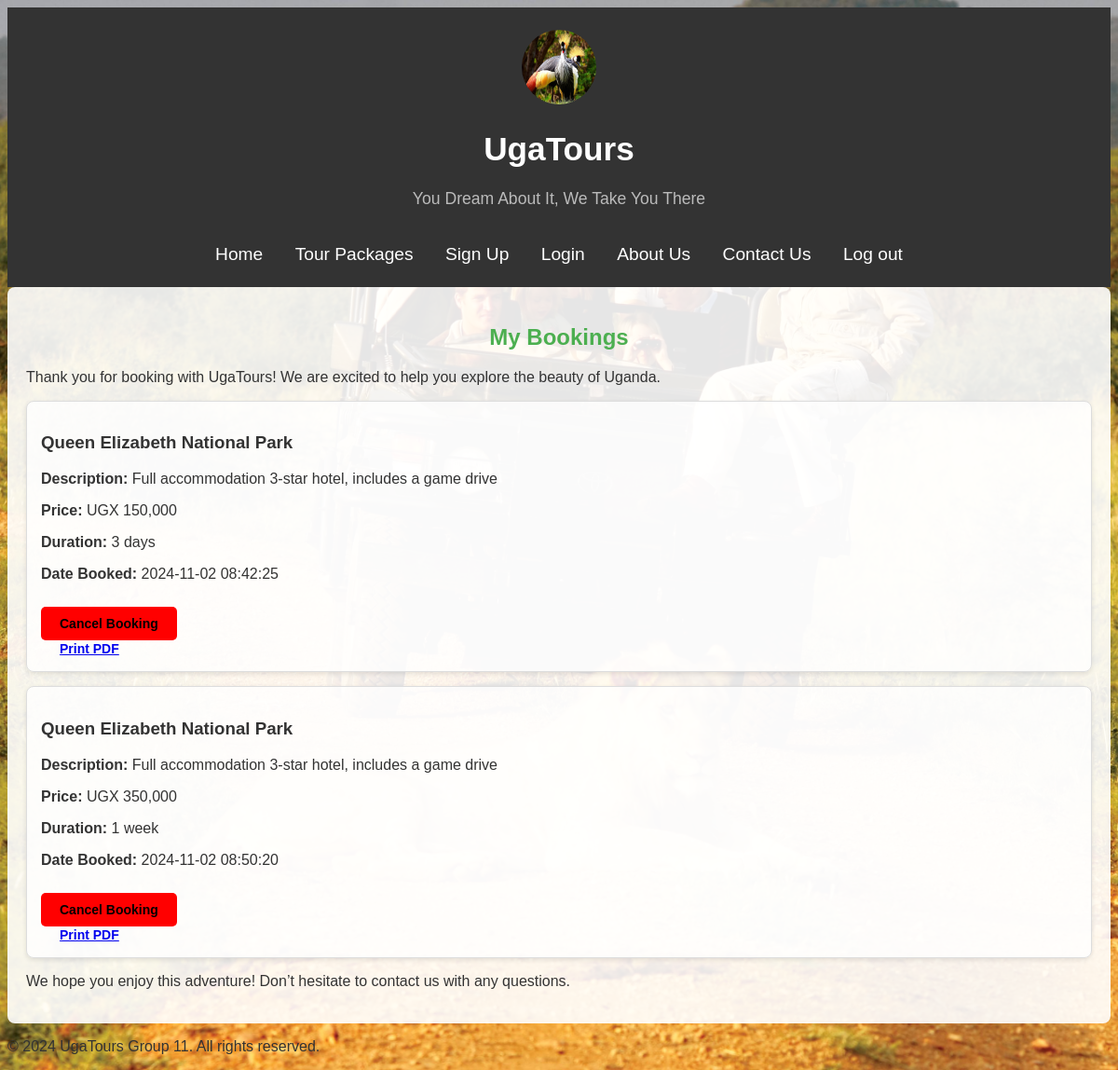
The app's page /MyBookings.php (signed in) with its own data.
### tables this page shows
CREATE TABLE `bookings` (
  `booking_id` int(11) NOT NULL,
  `tour_id` int(11) DEFAULT NULL,
  `user_email` varchar(100) DEFAULT NULL,
  `booking_date` timestamp NOT NULL DEFAULT current_timestamp(),
  `user_id` int(11) DEFAULT NULL
);

CREATE TABLE `tours` (
  `tour_id` int(11) NOT NULL,
  `name` varchar(100) NOT NULL,
  `description` text DEFAULT NULL,
  `price` decimal(10,2) NOT NULL,
  `duration` varchar(50) NOT NULL,
  `category` varchar(50) NOT NULL
);

### MyBookings.php (the view, shortened to what this page needs)
<?php
include_once "db_connection.php";
$user_id = $_SESSION['user_id'];
$sql = "SELECT b.booking_id, b.booking_date, t.name, t.description, t.price, t.duration
        FROM bookings b
        JOIN tours t ON b.tour_id = t.tour_id
        WHERE b.user_id = ?";
$stmt = $conn->prepare($sql);
$stmt->bind_param("i", $user_id);
$stmt->execute();
$result = $stmt->get_result();
?>
<!DOCTYPE html>
<html lang="en">
<head>
    <link rel="stylesheet" href="mybookings.css">
</head>
<body>
<?php include_once "nav.php"; ?>
<main class="container">
    <section class="bookings-section">
        <h2>My Bookings</h2>
        <p>Thank you for booking with UgaTours! We are excited to help you explore the beauty of Uganda.</p>
        <?php if ($result->num_rows > 0): ?>
            <div class="bookings-list">
                <?php while ($row = $result->fetch_assoc()): ?>
                    <div class="booking-card">
    <h3><?php echo htmlspecialchars($row['name']); ?></h3>
    <p><strong>Description:</strong> <?php echo htmlspecialchars($row['description']); ?></p>
    <p><strong>Price:</strong> UGX <?php echo number_format($row['price']); ?></p>
    <p><strong>Duration:</strong> <?php echo htmlspecialchars($row['duration']); ?></p>
    <p><strong>Date Booked:</strong> <?php echo htmlspecialchars($row['booking_date']); ?></p>
    <form action="cancel_booking.php" method="post" onsubmit="return confirm('Are you sure you want to cancel this booking?');">
    <button type="submit" class="cancel-button">Cancel Booking</button>
</form>
    <a href="generate_pdf.php?booking_id=<?php echo $row['booking_id']; ?>" class="print-button" target="_blank">Print PDF</a>
</div>
                <?php endwhile; ?>
            </div>
            <p class="thank-you-message">We hope you enjoy this adventure! Don’t hesitate to contact us with any questions.</p>
        <?php else: ?>
            <p class="no-bookings">You haven’t booked any tours yet. Check out our <a href="tour-packages.php">Tour Packages</a> and start exploring Uganda!</p>
        <?php endif; ?>
    </section>
</main>
<footer>
    <p>&copy; 2024 UgaTours Group 11. All rights reserved.</p>
</footer>
</body>
</html>

### mybookings.css (style rules this page uses)
body { background: url('./photos/Wildlife-Tours-in-Uganda-a-lifetime-experience.jpg') no-repeat center center fixed; background-size: cover; font-family: Arial, sans-serif; color: #333; }
.container { max-width: 1200px; margin: auto; padding: 20px; background-color: rgba(255, 255, 255, 0.9); border-radius: 8px; }
.bookings-section h2 { color: #4CAF50; text-align: center; margin-bottom: 20px; }
.booking-card { background-color: rgba(255, 255, 255, 0.8); padding: 15px; border: 1px solid #ddd; border-radius: 8px; margin-bottom: 15px; box-shadow: 0 2px 5px rgba(0, 0, 0, 0.1); }
.cancel-button { background-color: red; }
.cancel-button, .print-button { padding: 10px 20px; border: none; border-radius: 5px; font-size: 14px; font-weight: bold; cursor: pointer; margin-top: 10px; }

### MyBookings.php (style rules this page uses)
body { background-color: #f0f4f1; }

### records on screen
bookings: tour.name "Queen Elizabeth National Park", tour.description "Full accommodation 3-star hotel, includes a game drive", tour.price "150,000", tour.duration "3 days", booking_date "2024-11-02 08:42:25"
bookings: tour.name "Queen Elizabeth National Park", tour.description "Full accommodation 3-star hotel, includes a game drive", tour.price "350,000", tour.duration "1 week", booking_date "2024-11-02 08:50:20"
